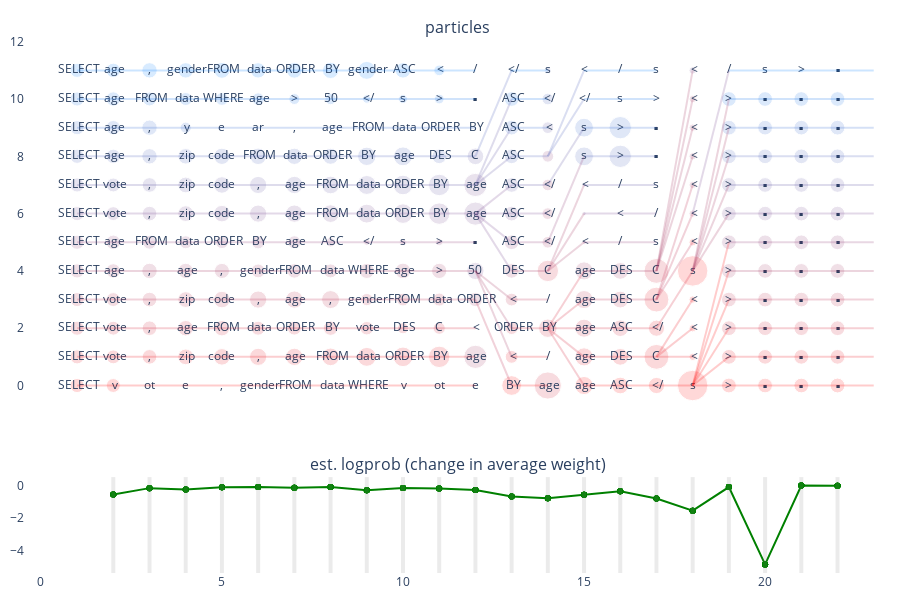

The notebook cell saved with this chart:
### Markdown cell above
## Plotting the particle beam

### Code cell
record.plotly(
    # xrange=[12,17], #edit x range like [0,10] to see a subset
    show_est_logprob=True,
    height=600,
    untangle=True,  # reorder the particles before plotting to avoid crossing lines in resampling
)
